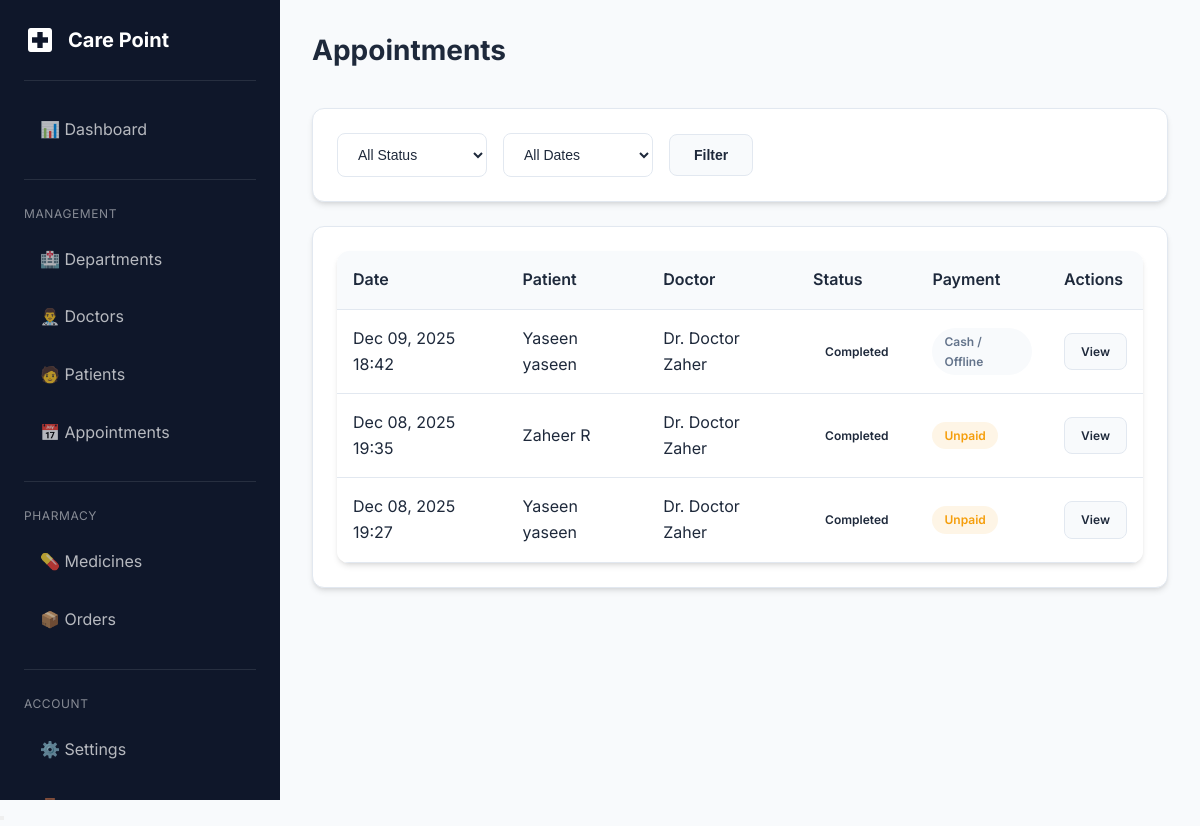
The app's page /adminpanel/appointments/ (signed in) with its own data.
### appointments/models.py (models this page shows, shortened)
class Appointment(models.Model):
    class Status(models.TextChoices):
        PENDING = 'pending', 'Pending'
        CONFIRMED = 'confirmed', 'Confirmed'
        CANCELLED = 'cancelled', 'Cancelled'
        COMPLETED = 'completed', 'Completed'
        NO_SHOW = 'no_show', 'No Show'
    class PaymentStatus(models.TextChoices):
        UNPAID = 'unpaid', 'Unpaid'
        PAID = 'paid', 'Paid'
        REFUNDED = 'refunded', 'Refunded'
    patient = models.ForeignKey(
        'patients.PatientProfile',
        on_delete=models.CASCADE,
        related_name='appointments'
    )
    doctor = models.ForeignKey(
        'doctors.DoctorProfile',
        on_delete=models.CASCADE,
        related_name='appointments'
    )
    department = models.ForeignKey(
        'departments.Department',
        on_delete=models.SET_NULL,
        null=True,
        related_name='appointments'
    )
    scheduled_datetime = models.DateTimeField()
    duration_minutes = models.PositiveIntegerField(default=30)
    status = models.CharField(
        max_length=20,
        choices=Status.choices,
        default=Status.PENDING
    )
    payment_status = models.CharField(
        max_length=20,
        choices=PaymentStatus.choices,
        default=PaymentStatus.UNPAID
    )
    reason = models.TextField(blank=True, help_text="Reason for visit")
    notes = models.TextField(blank=True, help_text="Additional notes")
    created_at = models.DateTimeField(auto_now_add=True)
    updated_at = models.DateTimeField(auto_now=True)
    class Meta:
        ordering = ['-scheduled_datetime']
    @property
    def payment_details(self):
        if self.payment_status == self.PaymentStatus.PAID:
            invoice = self.invoices.filter(status='paid').last()
            if invoice:
                if invoice.razorpay_payment_id:
                    return {'method': 'Online', 'label': 'Online Payment', 'css': 'info'}
                else:
                    return {'method': 'Offline', 'label': 'Cash / Offline', 'css': 'secondary'}
            return {'method': 'Unknown', 'label': 'Paid', 'css': 'success'}
        return {'method': 'Unpaid', 'label': 'Unpaid', 'css': 'warning'}

### patients/models.py (models this page shows, shortened)
class PatientProfile(models.Model):
    class Gender(models.TextChoices):
        MALE = 'male', 'Male'
        FEMALE = 'female', 'Female'
        OTHER = 'other', 'Other'
    class BloodGroup(models.TextChoices):
        A_POSITIVE = 'A+', 'A+'
        A_NEGATIVE = 'A-', 'A-'
        B_POSITIVE = 'B+', 'B+'
        B_NEGATIVE = 'B-', 'B-'
        O_POSITIVE = 'O+', 'O+'
        O_NEGATIVE = 'O-', 'O-'
        AB_POSITIVE = 'AB+', 'AB+'
        AB_NEGATIVE = 'AB-', 'AB-'
    user = models.OneToOneField(
        settings.AUTH_USER_MODEL,
        on_delete=models.CASCADE,
        related_name='patient_profile'
    )
    date_of_birth = models.DateField(null=True, blank=True)
    gender = models.CharField(
        max_length=10,
        choices=Gender.choices,
        blank=True
    )
    blood_group = models.CharField(
        max_length=5,
        choices=BloodGroup.choices,
        blank=True
    )
    address = models.TextField(blank=True)
    emergency_contact_name = models.CharField(max_length=100, blank=True)
    emergency_contact_phone = models.CharField(max_length=15, blank=True)
    medical_history = models.TextField(blank=True)
    allergies = models.TextField(blank=True)
    created_at = models.DateTimeField(auto_now_add=True)
    updated_at = models.DateTimeField(auto_now=True)
    def __str__(self):
        return f"{self.user.get_full_name() or self.user.username}"

### accounts/models.py (models this page shows, shortened)
class User(AbstractUser):
    class Role(models.TextChoices):
        PATIENT = 'patient', 'Patient'
        DOCTOR = 'doctor', 'Doctor'
        ADMIN = 'admin', 'Admin'
    role = models.CharField(
        max_length=20,
        choices=Role.choices,
        default=Role.PATIENT
    )
    phone = models.CharField(max_length=15, blank=True, null=True)
    is_approved = models.BooleanField(
        default=True,
        help_text='For doctors: set to False until admin approves'
    )
    profile_picture = models.ImageField(
        upload_to='profile_pictures/',
        blank=True,
        null=True
    )
    created_at = models.DateTimeField(auto_now_add=True)
    updated_at = models.DateTimeField(auto_now=True)
    @property
    def is_admin_user(self):
        return self.role == self.Role.ADMIN or self.is_superuser

### doctors/models.py (models this page shows, shortened)
class DoctorProfile(models.Model):
    user = models.OneToOneField(
        settings.AUTH_USER_MODEL,
        on_delete=models.CASCADE,
        related_name='doctor_profile'
    )
    department = models.ForeignKey(
        'departments.Department',
        on_delete=models.SET_NULL,
        null=True,
        blank=True,
        related_name='doctors'
    )
    qualifications = models.CharField(max_length=200, blank=True)
    specialization = models.CharField(max_length=100, blank=True)
    experience_years = models.PositiveIntegerField(default=0)
    bio = models.TextField(blank=True)
    consultation_fee = models.DecimalField(
        max_digits=10,
        decimal_places=2,
        default=500.00
    )
    available_from = models.TimeField(null=True, blank=True)
    available_to = models.TimeField(null=True, blank=True)
    created_at = models.DateTimeField(auto_now_add=True)
    updated_at = models.DateTimeField(auto_now=True)
    @property
    def full_name(self):
        return f"Dr. {self.user.get_full_name() or self.user.username}"

### adminpanel/views.py (the view)
# urls.py: path('appointments/', views.appointment_list, name='appointment_list'),
@admin_required
def appointment_list(request):
    status_filter = request.GET.get('status', '')
    date_filter = request.GET.get('date', '')
    appointments = Appointment.objects.select_related('patient', 'doctor', 'department')
    if status_filter:
        appointments = appointments.filter(status=status_filter)
    if date_filter == 'today':
        appointments = appointments.filter(scheduled_datetime__date=timezone.now().date())
    elif date_filter == 'upcoming':
        appointments = appointments.filter(scheduled_datetime__date__gte=timezone.now().date())
    appointments = appointments.order_by('-scheduled_datetime')[:100]
    context = {
        'appointments': appointments,
        'status_filter': status_filter,
        'date_filter': date_filter,
    }
    return render(request, 'adminpanel/appointments/list.html', context)

### templates/adminpanel/appointments/list.html (shortened to what this page needs)
{% extends 'base.html' %}
{% load static %}
{% block extra_css %}
        <link rel="stylesheet" href="{% static 'css/style.css' %}">
    {% endblock %}
{% block content %}
<div class="dashboard-layout">
    {% include 'includes/sidebar.html' %}
    <main class="main-content">
        <div class="page-header"><h1 class="page-title">Appointments</h1></div>
        <div class="card mb-3">
            <div class="card-body">
                <form method="get" class="d-flex gap-2 align-center">
                    <select name="status" class="form-control" style="max-width: 150px;">
                        <option value="">All Status</option>
                    </select>
                    <select name="date" class="form-control" style="max-width: 150px;">
                        <option value="">All Dates</option>
                    </select>
                    <button type="submit" class="btn btn-secondary">Filter</button>
                </form>
            </div>
        </div>
        <div class="card">
            <div class="card-body">
                {% if appointments %}
                <div class="table-container">
                    <table>
                        <thead>
                            <tr>
                                <th>Date</th>
                                <th>Patient</th>
                                <th>Doctor</th>
                                <th>Status</th>
                                <th>Payment</th>
                                <th>Actions</th>
                            </tr>
                        </thead>
                        <tbody>
                            {% for apt in appointments %}
                            <tr>
                                <td>{{ apt.scheduled_datetime|date:"M d, Y H:i" }}</td>
                                <td>{{ apt.patient }}</td>
                                <td>{{ apt.doctor.full_name }}</td>
                                <td><span class="badge badge-{{ apt.status }}">{{ apt.get_status_display }}</span></td>
                                <td>
                                    {% with pay_info=apt.payment_details %}
                                    <span class="badge badge-{{ pay_info.css }}">{{ pay_info.label }}</span>
                                    {% endwith %}
                                </td>
                                <td><a href="{% url 'adminpanel:appointment_detail' apt.pk %}" class="btn btn-sm btn-secondary">View</a></td>
                            </tr>
                            {% endfor %}
                        </tbody>
                    </table>
                </div>
                {% else %}
                <div class="empty-state"><p>No appointments found</p></div>
                {% endif %}
            </div>
        </div>
    </main>
</div>
{% endblock %}

### static/css/style.css (style rules this page uses)
:root { --primary-color: #2563eb; --primary-dark: #1d4ed8; --primary-light: #3b82f6; --secondary-color: #0891b2; --accent-color: #06b6d4; --success-color: #10b981; --warning-color: #f59e0b; --danger-color: #ef4444; --info-color: #6366f1; --bg-primary: #f8fafc; --bg-secondary: #ffffff; --bg-dark: #1e293b; --bg-darker: #0f172a; --text-primary: #1e293b; --text-secondary: #64748b; --text-light: #94a3b8; --text-white: #ffffff; --border-color: #e2e8f0; --shadow-sm: 0 1px 2px 0 rgb(0 0 0 / 0.05); --shadow-md: 0 4px 6px -1px rgb(0 0 0 / 0.1), 0 2px 4px -2px rgb(0 0 0 / 0.1); --shadow-lg: 0 10px 15px -3px rgb(0 0 0 / 0.1), 0 4px 6px -4px rgb(0 0 0 / 0.1); --shadow-xl: 0 20px 25px -5px rgb(0 0 0 / 0.1), 0 8px 10px -6px rgb(0 0 0 / 0.1); --radius-sm: 0.375rem; --radius-md: 0.5rem; --radius-lg: 0.75rem; --radius-xl: 1rem; --transition: all 0.3s ease; }
* { margin: 0; padding: 0; box-sizing: border-box; }
body { font-family: 'Inter', -apple-system, BlinkMacSystemFont, 'Segoe UI', Roboto, sans-serif; background-color: var(--bg-primary); color: var(--text-primary); line-height: 1.6; }
h1, h2, h3, h4, h5, h6 { font-weight: 600; line-height: 1.3; margin-bottom: 0.5rem; }
h1 { font-size: 2.25rem; }
a { color: var(--primary-color); text-decoration: none; transition: var(--transition); }
.btn { display: inline-flex; align-items: center; justify-content: center; gap: 0.5rem; padding: 0.75rem 1.5rem; font-size: 0.875rem; font-weight: 600; border-radius: var(--radius-md); border: none; cursor: pointer; transition: var(--transition); text-decoration: none; }
.btn-secondary { background: var(--bg-primary); color: var(--text-primary); border: 1px solid var(--border-color); }
.btn-sm { padding: 0.5rem 1rem; font-size: 0.75rem; }
.card { background: var(--bg-secondary); border-radius: var(--radius-lg); box-shadow: var(--shadow-md); border: 1px solid var(--border-color); overflow: hidden; transition: var(--transition); }
.card-body { padding: 1.5rem; }
.form-control { width: 100%; padding: 0.75rem 1rem; font-size: 0.875rem; border: 1px solid var(--border-color); border-radius: var(--radius-md); background: var(--bg-secondary); color: var(--text-primary); transition: var(--transition); }
.form-control::placeholder { color: var(--text-light); }
select.form-control { cursor: pointer; }
.table-container { overflow-x: auto; border-radius: var(--radius-lg); box-shadow: var(--shadow-md); }
table { width: 100%; border-collapse: collapse; background: var(--bg-secondary); }
th, td { padding: 1rem; text-align: left; border-bottom: 1px solid var(--border-color); }
th { background: var(--bg-primary); font-weight: 600; color: var(--text-primary); white-space: nowrap; }
.badge { display: inline-flex; align-items: center; padding: 0.25rem 0.75rem; font-size: 0.75rem; font-weight: 600; border-radius: 9999px; text-transform: capitalize; }
.badge-warning { background: rgba(245, 158, 11, 0.1); color: var(--warning-color); }
.badge-secondary { background: var(--bg-primary); color: var(--text-secondary); }
.dashboard-layout { display: flex; min-height: 100vh; }
.main-content { flex: 1; margin-left: 280px; padding: 2rem; }
.page-header { display: flex; justify-content: space-between; align-items: center; margin-bottom: 2rem; }
.page-title { font-size: 1.75rem; font-weight: 700; }
.mb-3 { margin-bottom: 1.5rem; }
.d-flex { display: flex; }
.align-center { align-items: center; }
.gap-2 { gap: 1rem; }

### records on screen
Appointment: scheduled_datetime "Dec 09, 2025 18:42", patient "Yaseen yaseen", doctor.full_name "Dr. Doctor Zaher", status "Completed", payment_details.label "Cash / Offline"
Appointment: scheduled_datetime "Dec 08, 2025 19:35", patient "Zaheer R", doctor.full_name "Dr. Doctor Zaher", status "Completed", payment_details.label "Unpaid"
Appointment: scheduled_datetime "Dec 08, 2025 19:27", patient "Yaseen yaseen", doctor.full_name "Dr. Doctor Zaher", status "Completed", payment_details.label "Unpaid"
